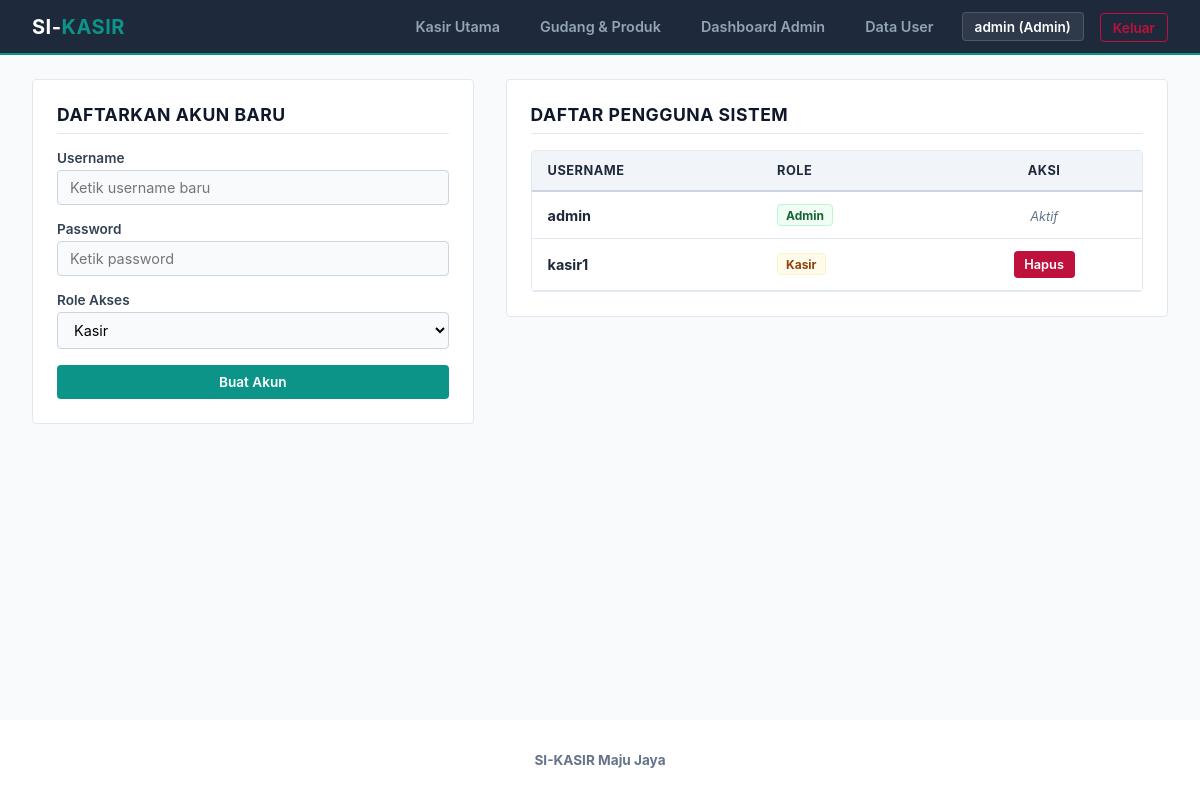
Screenshot of /modules/produk/user.php (signed in) with the database file from the repository.
### tables this page shows
CREATE TABLE m_user (
    id_user   INT            NOT NULL AUTO_INCREMENT,
    username  VARCHAR(50)    NOT NULL,
    password  VARCHAR(255)   NOT NULL,
    role      ENUM('Admin','Kasir') NOT NULL,
    PRIMARY KEY (id_user),
    UNIQUE KEY uk_username (username)
);

### modules/produk/user.php (the view, shortened to what this page needs)
<?php
require_once "../../config/database.php";
$users = $pdo->query("SELECT id_user, username, role FROM m_user ORDER BY role ASC")->fetchAll();
require_once "../../includes/header.php";
?>
<div style="display: grid; grid-template-columns: 1fr 1.5fr; gap: 2rem; align-items: start;">
    <div class="card">
        <div class="card-title">Daftarkan Akun Baru</div>
        <form action="" method="POST">
            <div class="form-group">
                <label class="form-label">Username</label>
                <input type="text" name="username" class="form-control" required placeholder="Ketik username baru">
            </div>
            <div class="form-group">
                <label class="form-label">Password</label>
                <input type="password" name="password" class="form-control" required placeholder="Ketik password">
            </div>
            <div class="form-group">
                <label class="form-label">Role Akses</label>
                <select name="role" class="form-control" required>
                    <option value="Kasir">Kasir</option>
                </select>
            </div>
            <button type="submit" class="btn btn-secondary" style="width: 100%;">Buat Akun</button>
        </form>
    </div>
    <div class="card">
        <div class="card-title">Daftar Pengguna Sistem</div>
        <div class="table-responsive">
            <table class="table">
                <thead>
                    <tr>
                        <th>Username</th>
                        <th>Role</th>
                        <th style="text-align: center;">Aksi</th>
                    </tr>
                </thead>
                <tbody>
                    <?php foreach ($users as $u) : ?>
                        <tr>
                            <td><strong><?php echo htmlspecialchars($u['username']); ?></strong></td>
                            <td><span class="badge <?php echo $u['role'] === 'Admin' ? 'badge-success' : 'badge-warning'; ?>"><?php echo $u['role']; ?></span></td>
                            <td style="text-align: center;">
                                <?php if ($u['id_user'] !== (int)$_SESSION['id_user']) : ?>
                                    <a href="user.php?hapus=<?php echo $u['id_user']; ?>" class="btn btn-danger" style="padding: 0.3rem 0.6rem; font-size: 0.8rem;" onclick="return confirm('Apakah Anda yakin?');">Hapus</a>
                                <?php else : ?>
                                    <span style="font-size: 0.8rem; color: #64748b; font-style: italic;">Aktif</span>
                                <?php endif; ?>
                            </td>
                        </tr>
                    <?php endforeach; ?>
                </tbody>
            </table>
        </div>
    </div>
</div>
<?php require_once "../../includes/footer.php"; ?>

### style.css (style rules this page uses)
* { margin: 0; padding: 0; box-sizing: border-box; font-family: -apple-system, BlinkMacSystemFont, "Segoe UI", Roboto, Helvetica, Arial, sans-serif; }
body { background-color: #f8fafc; color: #1e293b; min-height: 100vh; display: flex; flex-direction: column; font-size: 14px; }
.card { background-color: white; border-radius: 4px; padding: 1.5rem; margin-bottom: 1.5rem; border: 1px solid #e2e8f0; }
.card-title { font-size: 1.1rem; font-weight: 700; margin-bottom: 1rem; color: #0f172a; display: flex; justify-content: space-between; align-items: center; border-bottom: 1px solid #e2e8f0; padding-bottom: 0.5rem; text-transform: uppercase; letter-spacing: 0.5px; }
.form-group { margin-bottom: 1rem; }
.form-label { display: block; font-weight: 600; margin-bottom: 0.25rem; color: #334155; font-size: 0.85rem; }
.form-control { width: 100%; padding: 0.5rem 0.75rem; border: 1px solid #cbd5e1; border-radius: 4px; font-size: 0.9rem; transition: all 0.15s; outline: none; background-color: #f8fafc; }
.btn { display: inline-flex; align-items: center; justify-content: center; padding: 0.5rem 1rem; font-weight: 600; border-radius: 4px; border: 1px solid transparent; cursor: pointer; transition: all 0.15s; gap: 6px; text-decoration: none; font-size: 0.85rem; }
.btn-secondary { background-color: #0d9488; color: white; }
.btn-danger { background-color: #be123c; color: white; }
.table-responsive { width: 100%; overflow-x: auto; border-radius: 4px; border: 1px solid #e2e8f0; }
.table { width: 100%; border-collapse: collapse; text-align: left; background-color: white; font-size: 0.9rem; }
.table th { background-color: #f1f5f9; color: #1e293b; padding: 0.75rem 1rem; font-weight: 700; border-bottom: 2px solid #cbd5e1; text-transform: uppercase; font-size: 0.8rem; letter-spacing: 0.5px; }
.table td { padding: 0.75rem 1rem; border-bottom: 1px solid #e2e8f0; vertical-align: middle; }
.badge { padding: 0.15rem 0.5rem; border-radius: 4px; font-size: 0.75rem; font-weight: 700; display: inline-block; border: 1px solid transparent; }
.badge-success { background-color: #f0fdf4; color: #166534; border-color: #bbf7d0; }
.badge-warning { background-color: #fffbeb; color: #92400e; border-color: #fef3c7; }

### rows the page displays
m_user: username "admin", role "Admin", shows "Aktif"
m_user: username "kasir1", role "Kasir"

### other values shown
$_SESSION['username'] "admin"
$_SESSION['role'] "Admin"
